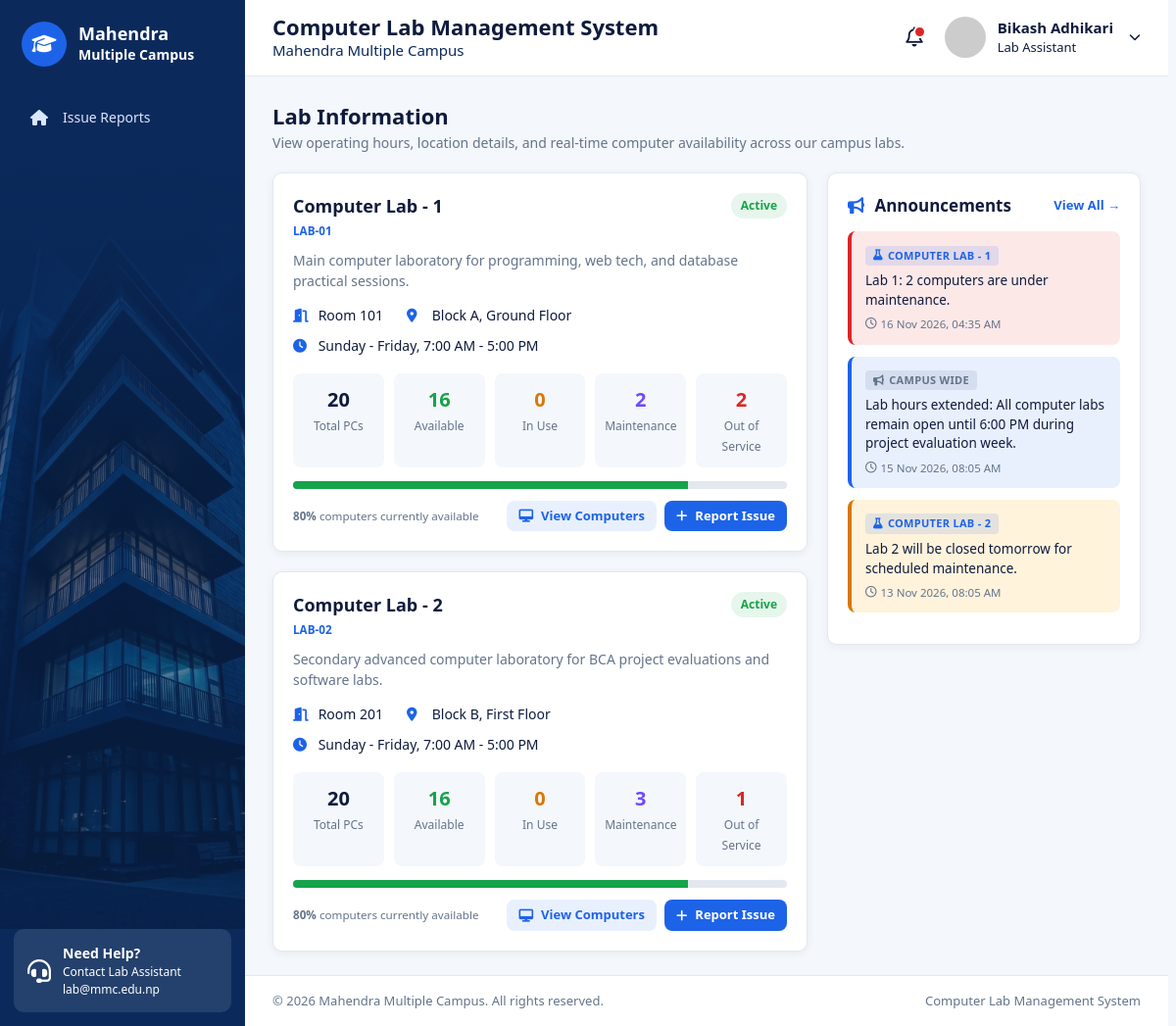
The app's page /lab-information.php (signed in) with its own data.
### tables this page shows
CREATE TABLE `labs` (
  `id` int(11) NOT NULL,
  `lab_name` varchar(100) NOT NULL,
  `lab_code` varchar(30) NOT NULL,
  `room_number` varchar(50) NOT NULL,
  `total_computers` int(11) NOT NULL DEFAULT 0,
  `location` varchar(150) DEFAULT NULL,
  `description` text DEFAULT NULL,
  `opening_hours` varchar(100) NOT NULL DEFAULT 'Sunday - Friday, 7:00 AM - 5:00 PM',
  `status` enum('active','maintenance','inactive') NOT NULL DEFAULT 'active',
  `created_at` timestamp NOT NULL DEFAULT current_timestamp()
);

CREATE TABLE `notifications` (
  `id` int(11) NOT NULL,
  `user_id` int(11) DEFAULT NULL,
  `lab_id` int(11) DEFAULT NULL,
  `message` varchar(255) NOT NULL,
  `type` enum('info','success','warning','danger') NOT NULL DEFAULT 'info',
  `is_read` tinyint(1) NOT NULL DEFAULT 0,
  `created_at` timestamp NOT NULL DEFAULT current_timestamp()
);

### config/db.php (called while the page is built, shortened)
<?php
function e($value) {
    return htmlspecialchars($value ?? '', ENT_QUOTES, 'UTF-8');
}

### lab-information.php (the view, shortened to what this page needs)
<?php
require_once __DIR__ . '/config/db.php';
require_once __DIR__ . '/includes/header.php';
$labStatuses = [
    'active'      => 'Active',
    'maintenance' => 'Under Maintenance',
    'inactive'    => 'Inactive',
];
$labs          = [];
$announcements = [];
try {
    $labs = $conn->query(
        "SELECT l.id, l.lab_name, l.lab_code, l.room_number, l.location, l.description,
                l.opening_hours, l.status,
                COUNT(c.id) AS total,
                COALESCE(SUM(c.status = 'available'), 0) AS available,
                COALESCE(SUM(c.status = 'in_use'), 0) AS in_use,
                COALESCE(SUM(c.status = 'under_maintenance'), 0) AS maintenance,
                COALESCE(SUM(c.status = 'out_of_service'), 0) AS out_of_service
         FROM labs l
         LEFT JOIN computers c ON c.lab_id = l.id
         WHERE l.status <> 'inactive'
         GROUP BY l.id
         ORDER BY l.lab_name"
    )->fetch_all(MYSQLI_ASSOC);
    $stmt = $conn->prepare(
        "SELECT n.message, n.type, n.created_at, l.lab_name
         FROM notifications n
         LEFT JOIN labs l ON l.id = n.lab_id
         WHERE n.user_id IS NULL
         ORDER BY n.created_at DESC
         LIMIT 3"
    );
    $stmt->execute();
    $announcements = $stmt->get_result()->fetch_all(MYSQLI_ASSOC);
} catch (mysqli_sql_exception $e) {
    $error = 'Could not load lab information. Please try again.';
}
?>
<div class="page-heading">
    <h2>Lab Information</h2>
    <p>View operating hours, location details, and real-time computer availability across our campus labs.</p>
</div>
<div class="lab-information-layout">
    <div class="lab-information-list">
        <?php foreach ($labs as $lab): ?>
            <?php
                $percent = $lab['total'] > 0 ? round($lab['available'] / $lab['total'] * 100) : 0;
                $statusLabel = $labStatuses[$lab['status']] ?? ucfirst($lab['status']);
            ?>
            <div class="card">
                <div class="lab-information-head">
                    <div>
                        <h3><?= e($lab['lab_name']) ?></h3>
                        <small style="font-weight: 600; color: var(--primary);"><?= e($lab['lab_code']) ?></small>
                    </div>
                    <span class="badge lab-information-badge-<?= e($lab['status']) ?>">
                        <?= e($statusLabel) ?>
                    </span>
                </div>
                <?php if ($lab['description']): ?>
                    <p class="lab-information-desc"><?= e($lab['description']) ?></p>
                <?php endif; ?>
                <ul class="lab-information-details">
                    <li><i class="fa-solid fa-door-open"></i> <?= e($lab['room_number']) ?></li>
                    <li><i class="fa-solid fa-location-dot"></i> <?= e($lab['location'] ?: '-') ?></li>
                    <li><i class="fa-solid fa-clock"></i> <?= e($lab['opening_hours']) ?></li>
                </ul>
                <div class="lab-information-stats">
                    <div><strong><?= (int)$lab['total'] ?></strong><small>Total PCs</small></div>
                    <div class="lab-information-available"><strong><?= (int)$lab['available'] ?></strong><small>Available</small></div>
                    <div class="lab-information-inuse"><strong><?= (int)$lab['in_use'] ?></strong><small>In Use</small></div>
                    <div class="lab-information-maintenance"><strong><?= (int)$lab['maintenance'] ?></strong><small>Maintenance</small></div>
                    <div class="lab-information-out"><strong><?= (int)$lab['out_of_service'] ?></strong><small>Out of Service</small></div>
                </div>
                <div class="lab-information-bar" title="<?= $percent ?>% available">
                    <span style="width: <?= $percent ?>%"></span>
                </div>
                <div class="lab-information-foot">
                    <small><strong><?= $percent ?>%</strong> computers currently available</small>
                    <div style="display: flex; gap: 8px;">
                        <a href="computers.php?lab=<?= $lab['id'] ?>" class="btn btn-light btn-sm">
                            <i class="fa-solid fa-desktop"></i> View Computers
                        </a>
                        <a href="report-issue.php" class="btn btn-sm">
                            <i class="fa-solid fa-plus"></i> Report Issue
                        </a>
                    </div>
                </div>
            </div>
        <?php endforeach; ?>
    </div>
    <aside class="card lab-information-news">
        <div class="card-title">
            <span><i class="fa-solid fa-bullhorn" style="color: var(--primary); margin-right: 6px;"></i> Announcements</span>
            <a href="notifications.php" style="font-size: 13px; font-weight: 600; color: var(--primary);">View All &rarr;</a>
        </div>
        <?php foreach ($announcements as $note): ?>
            <div class="lab-information-note lab-information-note-<?= e($note['type']) ?>">
                <?php if (!empty($note['lab_name'])): ?>
                    <span class="lab-note-badge">
                        <i class="fa-solid fa-flask"></i> <?= e($note['lab_name']) ?>
                    </span>
                <?php else: ?>
                    <span class="lab-note-badge campus-wide">
                        <i class="fa-solid fa-bullhorn"></i> Campus Wide
                    </span>
                <?php endif; ?>
                <p><?= e($note['message']) ?></p>
                <small><i class="fa-regular fa-clock"></i> <?= date('d M Y, h:i A', strtotime($note['created_at'])) ?></small>
            </div>
        <?php endforeach; ?>
    </aside>
</div>
<?php require_once __DIR__ . '/includes/footer.php'; ?>

### assets/css/root.css (style rules this page uses)
:root { --primary: #1d63e8; --primary-dark: #0b2a5b; --primary-soft: #e8f0fe; --purple: #6d4aff; --purple-soft: #efe9fd; --bg: #f4f7fb; --white: #ffffff; --text: #0f1b3d; --muted: #64748b; --border: #e3e8f0; --success: #16a34a; --success-soft: #e7f6ec; --warning: #d97706; --warning-soft: #fff3dc; --danger: #dc2626; --danger-soft: #fde8e8; --radius: 10px; --shadow: 0 2px 8px rgba(15, 27, 61, 0.06); --sidebar-width: 250px; }
* { box-sizing: border-box; margin: 0; padding: 0; }
html { overflow-y: scroll; scrollbar-gutter: stable; }
body { font-family: 'Segoe UI', Arial, sans-serif; background: var(--bg); color: var(--text); font-size: 14px; line-height: 1.5; }
a { color: inherit; text-decoration: none; }
ul { list-style: none; }
small { color: var(--muted); }
.card { background: var(--white); border: 1px solid var(--border); border-radius: var(--radius); padding: 20px; box-shadow: var(--shadow); }
.card-title { font-size: 17px; font-weight: 700; margin-bottom: 14px; display: flex; justify-content: space-between; align-items: center; }
.card-title a { font-size: 13px; color: var(--primary); font-weight: 600; }
.btn { display: inline-flex; align-items: center; gap: 8px; padding: 10px 18px; border: 0; border-radius: 8px; font: inherit; font-weight: 600; cursor: pointer; background: var(--primary); color: var(--white); }
.btn-light { background: var(--primary-soft); color: var(--primary); }
.btn-sm { padding: 6px 12px; font-size: 13px; }
.badge { display: inline-block; padding: 4px 10px; border-radius: 20px; font-size: 12px; font-weight: 600; white-space: nowrap; }
.page-heading { margin-bottom: 20px; }
.page-heading h2 { font-size: 22px; }
.page-heading p { color: var(--muted); }

### assets/css/lab-information.css (style rules this page uses)
.lab-information-layout { display: grid; grid-template-columns: 1fr 320px; gap: 20px; align-items: start; }
.lab-information-list { display: grid; gap: 20px; }
.lab-information-head { display: flex; justify-content: space-between; align-items: flex-start; margin-bottom: 10px; }
.lab-information-head h3 { font-size: 18px; }
.lab-information-desc { margin-bottom: 14px; color: var(--muted); }
.lab-information-details { display: flex; flex-wrap: wrap; gap: 10px 24px; margin-bottom: 18px; }
.lab-information-details i { width: 16px; margin-right: 6px; color: var(--primary); }
.lab-information-badge-active { background: var(--success-soft); color: var(--success); }
.lab-information-stats { display: grid; grid-template-columns: repeat(5, 1fr); gap: 10px; margin-bottom: 14px; }
.lab-information-stats div { padding: 12px 8px; border-radius: 8px; background: var(--bg); text-align: center; }
.lab-information-stats strong { display: block; font-size: 20px; }
.lab-information-stats small { font-size: 12px; }
.lab-information-available strong { color: var(--success); }
.lab-information-inuse strong { color: var(--warning); }
.lab-information-maintenance strong { color: var(--purple); }
.lab-information-out strong { color: var(--danger); }
.lab-information-bar { height: 8px; overflow: hidden; border-radius: 20px; background: var(--border); }
.lab-information-bar span { display: block; height: 100%; background: var(--success); }
.lab-information-foot { display: flex; justify-content: space-between; align-items: center; margin-top: 12px; }
.lab-information-note { margin-bottom: 12px; padding: 12px 14px; border-left: 4px solid var(--primary); border-radius: 8px; background: var(--primary-soft); }
.lab-note-badge { display: inline-flex; align-items: center; gap: 5px; font-size: 11px; font-weight: 700; text-transform: uppercase; letter-spacing: 0.3px; padding: 2px 8px; border-radius: 4px; margin-bottom: 6px; background: rgba(29, 99, 232, 0.12); color: var(--primary); }
.lab-note-badge.campus-wide { background: rgba(100, 116, 139, 0.14); color: var(--muted); }
.lab-information-note p { margin-bottom: 6px; font-size: 13.5px; font-weight: 500; color: var(--text); line-height: 1.45; }
.lab-information-note small { display: flex; align-items: center; gap: 4px; font-size: 11.5px; color: var(--muted); }
.lab-information-note-warning { border-color: var(--warning); background: var(--warning-soft); }
.lab-information-note-danger { border-color: var(--danger); background: var(--danger-soft); }

### records on screen
labs: lab_name "Computer Lab - 1", lab_code "LAB-01", status "Active", description "Main computer laboratory for programming, web tech, and database practical sessions.", room_number "Room 101", location "Block A, Ground Floor", opening_hours "Sunday - Friday, 7:00 AM - 5:00 PM", total "20", available "16", in_use "0", maintenance "2", out_of_service "2", percent "80"
labs: lab_name "Computer Lab - 2", lab_code "LAB-02", status "Active", description "Secondary advanced computer laboratory for BCA project evaluations and software labs.", room_number "Room 201", location "Block B, First Floor", opening_hours "Sunday - Friday, 7:00 AM - 5:00 PM", total "20", available "16", in_use "0", maintenance "3", out_of_service "1", percent "80"
notifications: lab.lab_name "COMPUTER LAB - 1", message "Lab 1: 2 computers are under maintenance.", created_at "16 Nov 2026, 04:35 AM"
notifications: shows "CAMPUS WIDE", message "Lab hours extended: All computer labs remain open until 6:00 PM during project evaluation week.", created_at "15 Nov 2026, 08:05 AM"
notifications: lab.lab_name "COMPUTER LAB - 2", message "Lab 2 will be closed tomorrow for scheduled maintenance.", created_at "13 Nov 2026, 08:05 AM"

### other values on screen
$item[2] "Issue Reports"
$user['full_name'] "Bikash Adhikari"
statusLabel($user['role'] ?? '') "Lab Assistant"
